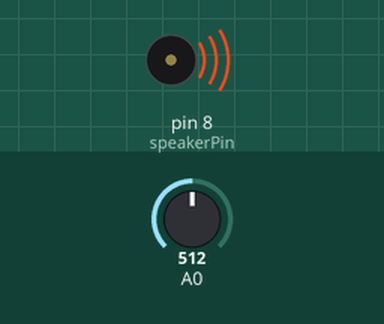
Bench run of a sketch on a simulated Arduino Uno, built with avr-gcc and run on an emulated ATmega328P. On the bench: buzzer (waves = sounding). The inputs (shaded band) are chosen by the test bench; at power-on: A0 = 512.

Above: at 1.2 s.
1.3 s: A0 set to 3
2.8 s: A0 set to 0
At 3.3 s:
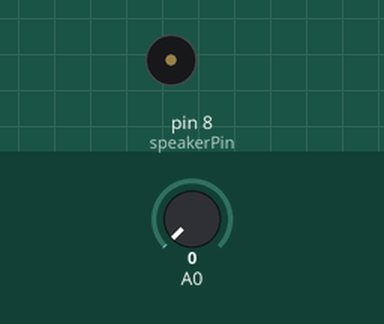
4.3 s: A0 set to 122
At 5.7 s:
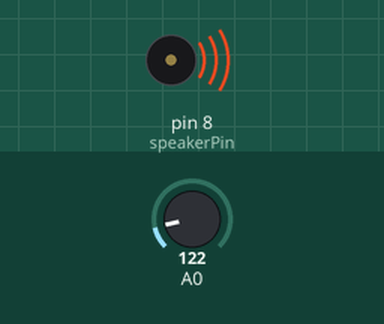
Timing chart, 0 to 7.3 s (numbered marks = the images above; inputs shaded):
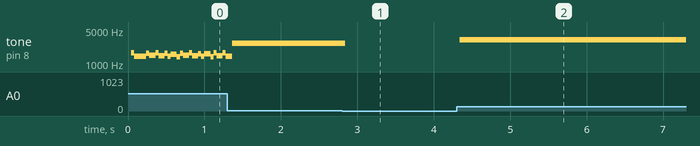

Measured:
- the behaviour switches between 2 and 1 on A0 (found by bisection; images 0 and 1)
- after the input at 2.8 s, tone on pin 8 (speakerPin): 2693 Hz → silent at once
- after the input at 4.3 s, tone on pin 8 (speakerPin): silent → 3121 Hz at once

The sketch:

laser_pot.ino
```cpp
// i = i - 100
// i %= 100

int speakerPin = 8;

void setup() {
  pinMode(speakerPin, OUTPUT);

}

void loop() {

  int d = analogRead(0);
  d = map(d, 0, 1023, 100, 1000);

  for (int i = 100; i < d; i += 10) {
    digitalWrite(speakerPin, HIGH);
    delayMicroseconds(i);
    digitalWrite(speakerPin, LOW);
    delayMicroseconds(i);
  }
}
```
